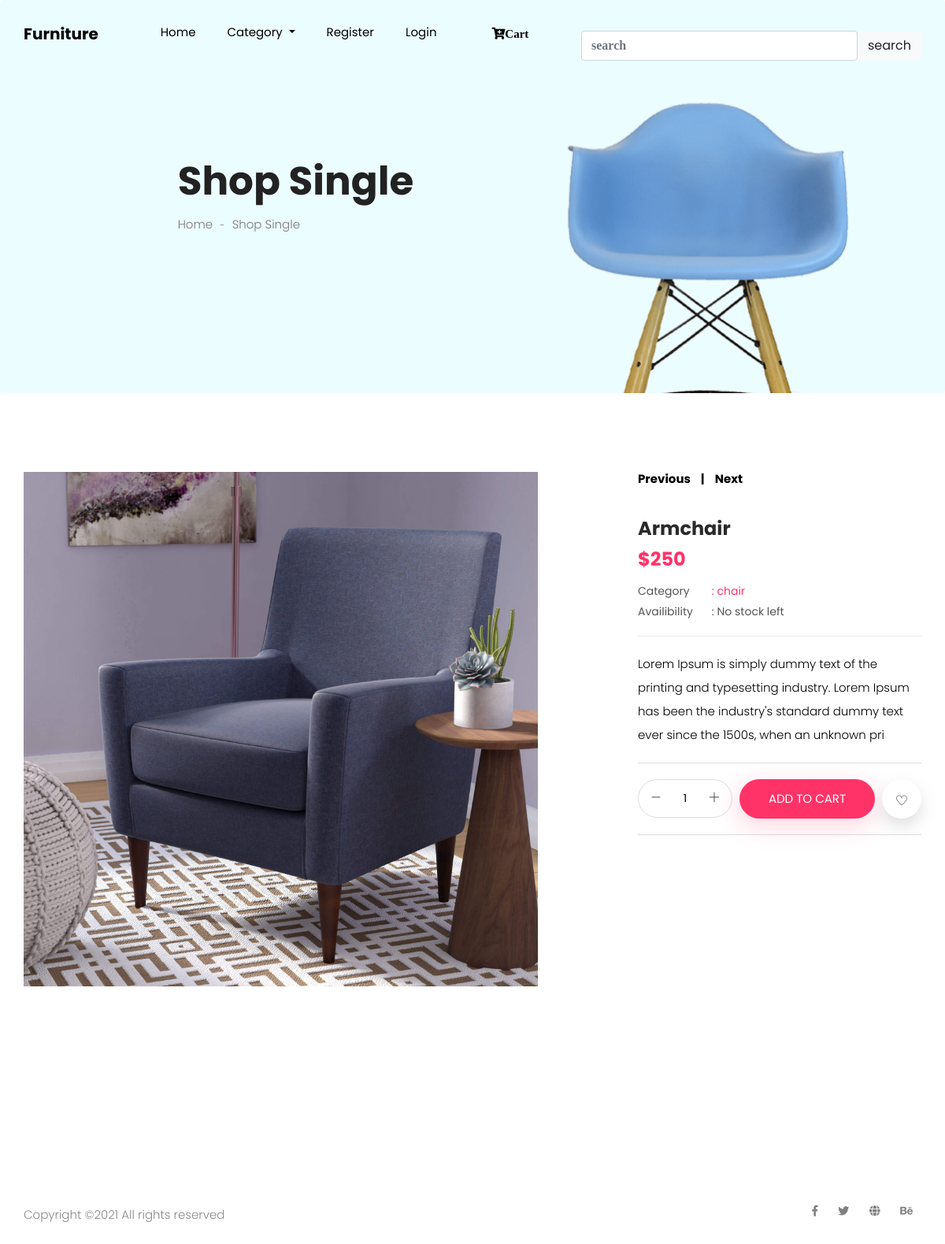
/chair/armchair/, run on the app's committed database.
### home/models.py (models this page shows, shortened)
class product(models.Model):
    p_name=models.CharField(max_length=250)
    slug = models.SlugField(max_length=250)
    image=models.ImageField(upload_to="product_image")
    stock=models.IntegerField()
    available=models.BooleanField()
    desc=models.CharField(max_length=250)
    price=models.IntegerField()
    material=models.CharField(max_length=250)
    categ=models.ForeignKey(category,on_delete=models.CASCADE)
    class Meta:
        ordering=('p_name',)
        verbose_name="product"
        verbose_name_plural="products"

class category(models.Model):
    name=models.CharField(max_length=250,unique=True)
    slug=models.SlugField(max_length=250,unique=True)
    class Meta:
        ordering=('name',)
        verbose_name="category"
        verbose_name_plural="categories"
    def get_absolute_url(self):
        return reverse('product_category',args=[self.slug])

### home/views.py (the view)
# urls.py: path('<slug:c_slug>/<slug:p_slug>/',views.product_details,name='product_details')
def product_details(request,c_slug,p_slug):
    try:
        prod=product.objects.get(categ__slug=c_slug,slug=p_slug)
    except Exception as e:
        raise e
    cat = category.objects.all()
    return render(request,'single-product.html',{'prod':prod,'ct':cat})

### templates/single-product.html
{%  extends 'base.html' %}
{%  load static %}
{%  block content %}
  <section class="breadcrumb breadcrumb_bg">
    <div class="container">
      <div class="row justify-content-center">
        <div class="col-lg-8">
          <div class="breadcrumb_iner">
            <div class="breadcrumb_iner_item">
              <h2>Shop Single</h2>
              <p>Home <span>-</span> Shop Single</p>
            </div>
          </div>
        </div>
      </div>
    </div>
  </section>
  <div class="product_image_area section_padding">
    <div class="container">
      <div class="row s_product_inner justify-content-between">
        <div class="col-lg-7 col-xl-7">
          <div class="product_slider_img">
            <div id="vertical">
              <div data-thumb={{ prod.image.url }}>
                <img src={{ prod.image.url }} />
              </div>
            </div>
          </div>
        </div>
        <div class="col-lg-5 col-xl-4">
          <div class="s_product_text">
            <h5>previous <span>|</span> next</h5>
            <h3>{{ prod.p_name }}</h3>
            <h2>${{ prod.price }}</h2>
            <ul class="list">
              <li>
                <a class="active" href="#">
                  <span>Category</span> : {{ prod.categ.name }}</a>
              </li>
              <li>
                <a href="#"> <span>Availibility</span> :{%  if prod.available == True %} In Stock {% else %} No stock left {% endif %}</a>
              </li>
            </ul>
            <p>
              {{ prod.desc }}
            </p>
            <div class="card_area d-flex justify-content-between align-items-center">
              <div class="product_count">
                <span class="inumber-decrement"> <i class="ti-minus"></i></span>
                <input class="input-number" type="text" value="1" min="0" max="10">
                <span class="number-increment"> <i class="ti-plus"></i></span>
              </div>
              {% if prod.available == False %}<a href="{% url 'add' prod.id   %}" style="pointer-events: none" class="btn_3">add to cart</a>{% else %}<a href={% url 'add' prod.id %} class="btn_3">add to cart</a>{% endif %}
              <a href="#" class="like_us"> <i class="ti-heart"></i> </a>
            </div>
          </div>
        </div>
      </div>
    </div>
  </div>
  <footer class="footer_part">
    <div class="copyright_part">
      <div class="container">
        <div class="row">
          <div class="col-lg-8">
            <div class="copyright_text">
              <P>
Copyright &copy;<script>document.write(new Date().getFullYear());</script> All rights reserved
</P>
            </div>
          </div>
          <div class="col-lg-4">
            <div class="footer_icon social_icon">
              <ul class="list-unstyled">
                <li><a href="#" class="single_social_icon"><i class="fab fa-facebook-f"></i></a></li>
                <li><a href="#" class="single_social_icon"><i class="fab fa-twitter"></i></a></li>
                <li><a href="#" class="single_social_icon"><i class="fas fa-globe"></i></a></li>
                <li><a href="#" class="single_social_icon"><i class="fab fa-behance"></i></a></li>
              </ul>
            </div>
          </div>
        </div>
      </div>
    </div>
  </footer>
{%  endblock %}

### static/css/all.css (style rules this page uses)
.fa, .fas, .far, .fal, .fab { -moz-osx-font-smoothing: grayscale; -webkit-font-smoothing: antialiased; display: inline-block; font-style: normal; font-variant: normal; text-rendering: auto; line-height: 1; }
.fa-behance:before { content: "\f1b4"; }
.fa-facebook-f:before { content: "\f39e"; }
.fa-globe:before { content: "\f0ac"; }
.fa-twitter:before { content: "\f099"; }
.fab { font-family: 'Font Awesome 5 Brands'; }
.fa, .fas { font-family: 'Font Awesome 5 Free'; font-weight: 900; }

### data on the page
product: image (picture), p_name "Armchair", price "250", categ.name "chair", desc "Lorem Ipsum is simply dummy text of the printing and typesetting industry. Lorem Ipsum has been the industry's standard dummy text ever since the 1500s, when an unknown pri"
